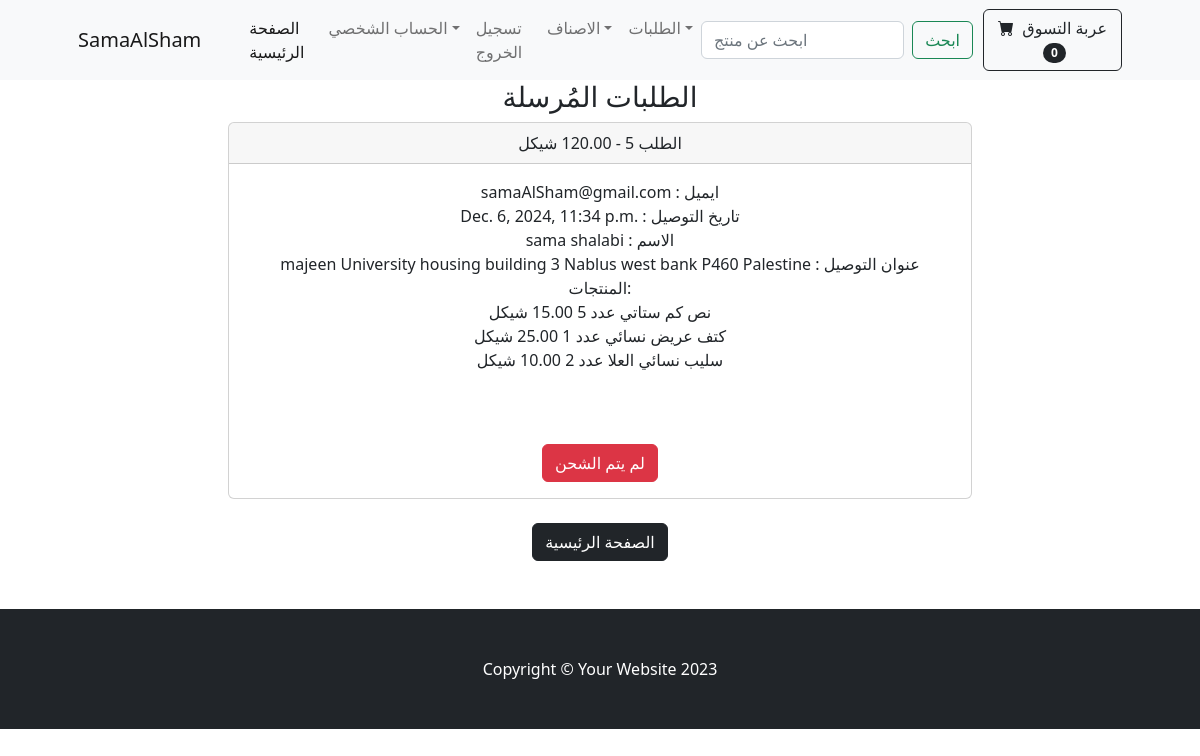
/payment/orders/5 (signed in), run on an earlier commit of the app's database.
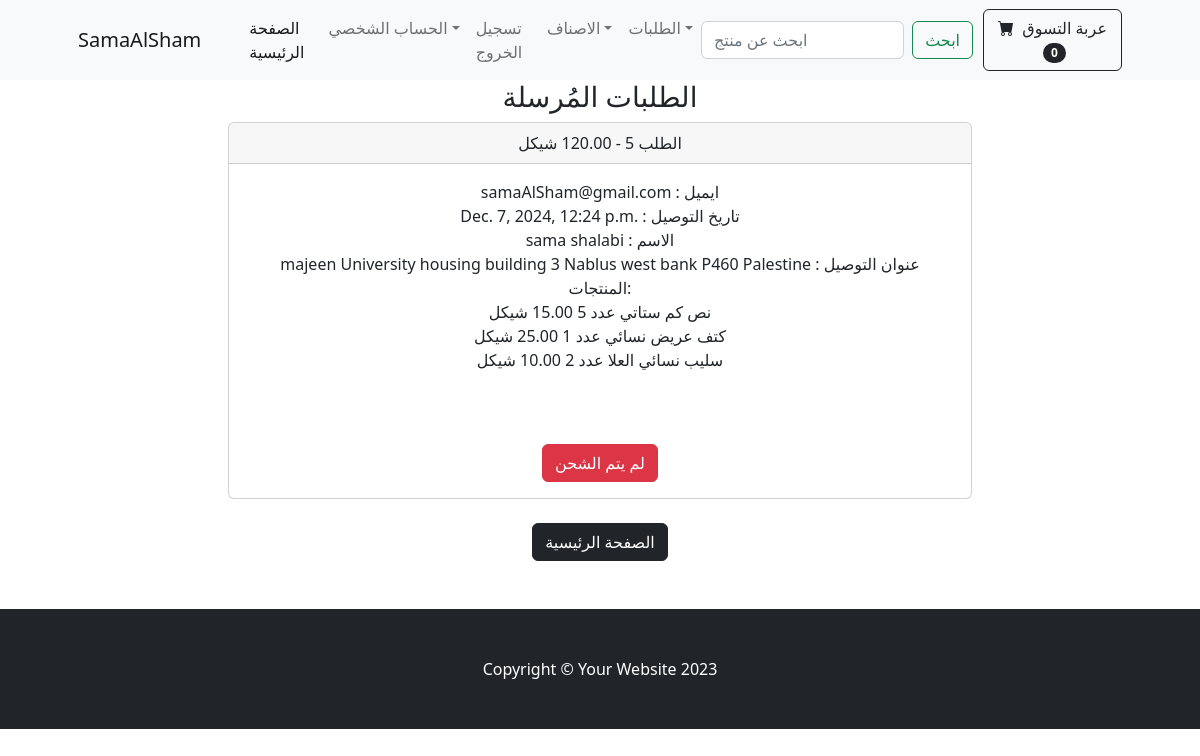
And on a later commit of the database.
### payment/models.py (models this page shows, shortened)
class Order(models.Model):
    user = models.ForeignKey(User, on_delete=models.CASCADE, null=True, blank=True)
    order_full_name = models.CharField(max_length=255)
    order_email = models.CharField(max_length=255)
    shipping_address = models.TextField(max_length=15000)
    amount_paid = models.DecimalField(max_digits=10, decimal_places=2)
    date_ordered = models.DateTimeField(auto_now_add=True)
    shipped = models.BooleanField(default=False)
    date_shipped = models.DateTimeField(blank=True, null=True)

### payment/views.py (the view, shortened to what this page needs)
# urls.py: path('orders/<int:pk>', views.orders, name='orders'),
def orders(request, pk):
    if request.user.is_authenticated and request.user.is_authenticated:
        order = Order.objects.get(id=pk)
        items = OrderItem.objects.filter(order=pk)
        return render(request, "payment/orders.html", {"order": order, "items": items})
    else:
        messages.success(request, ("لايوجد صلاحية"))
        return redirect("home")

### cart/cart.py (called while the page is built)
    def __len__(self):
        return len(self.cart)

### cart/context_processors.py (called while the page is built)
def cart(request):
    return {"cart": Cart(request)}

### store/models.py (called while the page is built)
    def __str__(self):
        return self.name

### payment/templates/payment/orders.html (shortened to what this page needs)
{% extends 'base.html' %}
{% block content %}
<div class="container">
    <div class="row">
        <center>
            <div class="col-8">
                <h3>
                    الطلبات المُرسلة
                </h3>
                <div class="card">
                    <div class="card-header">
                        الطلب {{order.id}} - {{order.amount_paid}} شيكل
                    </div>
                    <div class="card-body">
                        {{order.order_email}} : ايميل </br>
                        {% if order.date_shipped %}
                        {{order.date_shipped}} : تاريخ التوصيل </br>
                        {% else %}
                        {{order.date_ordered}} : تاريخ الطلب </br>
                        {% endif %}
                        {{order.order_full_name}} : الاسم</br>
                        {{order.shipping_address}} : عنوان التوصيل</br>
                        المنتجات:</br>
                        {% for item in items %}
                        {{item.product}} عدد {{item.quantity}} {{item.price}} شيكل
                        {% endfor %}
                        {% if not order.shipped %}
                        <form method="POST">
                            {% csrf_token %}
                            <input type="hidden" name="shipping_status" value="true">
                            <button type="submit" class="btn btn-success">
                                تم الشحن
                            </button>
                        </form>
                        {% else %}
                        <form method="POST">
                            <button type="submit" class="btn btn-danger">
                                لم يتم الشحن
                            </button>
                        </form>
                        {% endif %}
                    </div>
                </div>
                <a class="btn btn-dark" href="{% url 'home' %}">الصفحة الرئيسية</a>
            </div>
        </center>
    </div>
</div>
{% endblock%}

What changed in the data, as far as the page shows it:
changed Order "samaAlSham@gmail.com": date_shipped "Dec. 6, 2024, 11:34 p.m." → "Dec. 7, 2024, 12:24 p.m."
